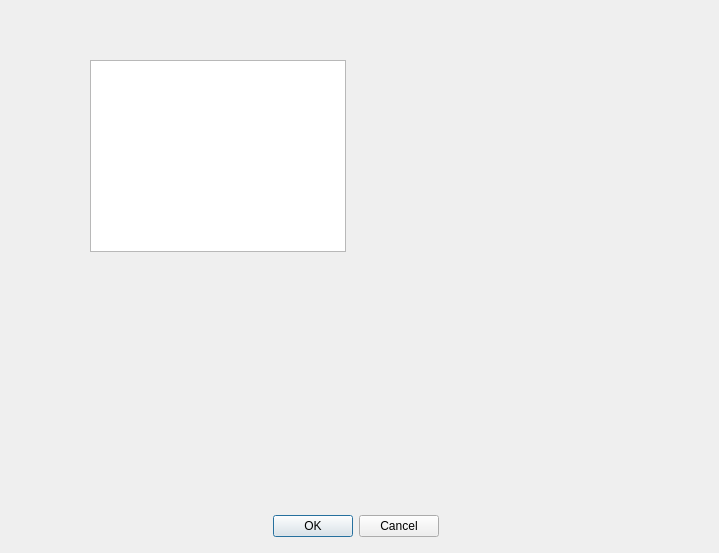
<?xml version="1.0" encoding="UTF-8"?>
<ui version="4.0">
 <class>Dialog</class>
 <widget class="QDialog" name="Dialog">
  <property name="geometry">
   <rect>
    <x>0</x>
    <y>0</y>
    <width>719</width>
    <height>553</height>
   </rect>
  </property>
  <property name="windowTitle">
   <string>Dialog</string>
  </property>
  <widget class="QDialogButtonBox" name="buttonBox">
   <property name="geometry">
    <rect>
     <x>250</x>
     <y>510</y>
     <width>211</width>
     <height>32</height>
    </rect>
   </property>
   <property name="orientation">
    <enum>Qt::Horizontal</enum>
   </property>
   <property name="standardButtons">
    <set>QDialogButtonBox::Cancel|QDialogButtonBox::Ok</set>
   </property>
   <property name="centerButtons">
    <bool>true</bool>
   </property>
  </widget>
  <widget class="QTreeView" name="treeView">
   <property name="geometry">
    <rect>
     <x>90</x>
     <y>60</y>
     <width>256</width>
     <height>192</height>
    </rect>
   </property>
  </widget>
 </widget>
 <resources/>
 <connections>
  <connection>
   <sender>buttonBox</sender>
   <signal>accepted()</signal>
   <receiver>Dialog</receiver>
   <slot>accept()</slot>
   <hints>
    <hint type="sourcelabel">
     <x>248</x>
     <y>254</y>
    </hint>
    <hint type="destinationlabel">
     <x>157</x>
     <y>274</y>
    </hint>
   </hints>
  </connection>
  <connection>
   <sender>buttonBox</sender>
   <signal>rejected()</signal>
   <receiver>Dialog</receiver>
   <slot>reject()</slot>
   <hints>
    <hint type="sourcelabel">
     <x>316</x>
     <y>260</y>
    </hint>
    <hint type="destinationlabel">
     <x>286</x>
     <y>274</y>
    </hint>
   </hints>
  </connection>
 </connections>
</ui>
